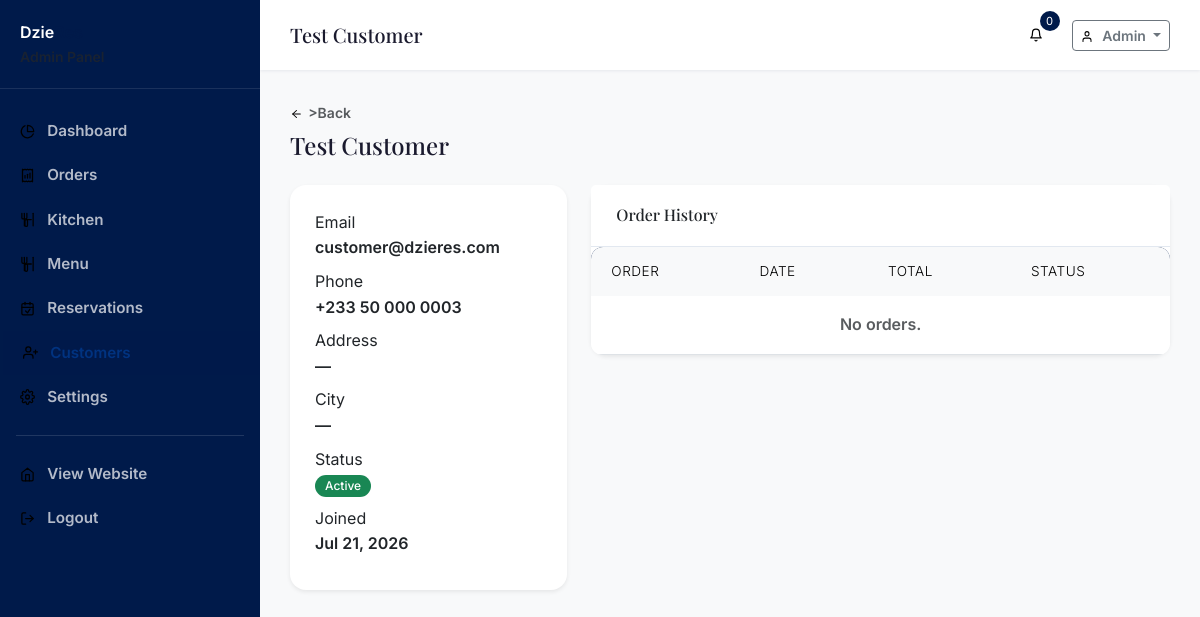
The app's page /admin/customers/3 (signed in) with its own data.
### tables this page shows
CREATE TABLE users (
    id INTEGER PRIMARY KEY AUTOINCREMENT,
    role_id INTEGER NOT NULL DEFAULT 3,
    firstname VARCHAR(50) NOT NULL,
    lastname VARCHAR(50) NOT NULL,
    email VARCHAR(100) NOT NULL UNIQUE,
    phone VARCHAR(20),
    password VARCHAR(255) NOT NULL,
    avatar VARCHAR(255),
    address TEXT,
    city VARCHAR(100),
    state VARCHAR(100),
    zip VARCHAR(20),
    country VARCHAR(100) DEFAULT 'Ghana',
    email_verified_at DATETIME,
    verification_token VARCHAR(100),
    remember_token VARCHAR(100),
    reset_token VARCHAR(100),
    reset_token_expires DATETIME,
    status TEXT DEFAULT 'active',
    last_login DATETIME,
    ip_address VARCHAR(45),
    created_at DATETIME DEFAULT CURRENT_TIMESTAMP,
    updated_at DATETIME DEFAULT CURRENT_TIMESTAMP,
    FOREIGN KEY (role_id) REFERENCES roles(id)
);

### views/admin/customers/show.php (the view, shortened to what the rows shown need)
<div class="d-flex justify-content-between align-items-center mb-4">
    <div><a href="<?= \baseUrl('admin/customers') ?>" class="text-muted small"><?= \icon('arrow-left', ['style' => 'width:0.9em;height:0.9em;margin-right:0.35rem;vertical-align:-0.15em;']) ?>></i>Back</a><h4 class="mb-0 mt-1"><?= \escape($customer->firstname . ' ' . $customer->lastname) ?></h4></div>
</div>
<div class="row g-4">
    <div class="col-lg-4">
        <div class="card border-0 shadow-sm">
            <div class="card-body">
                <dl class="mb-0">
                    <dt>Email</dt><dd><?= \escape($customer->email) ?></dd>
                    <dt>Phone</dt><dd><?= \escape($customer->phone ?? '—') ?></dd>
                    <dt>Address</dt><dd><?= \escape($customer->address ?? '—') ?></dd>
                    <dt>City</dt><dd><?= \escape($customer->city ?? '—') ?></dd>
                    <dt>Status</dt><dd><span class="badge bg-<?= \matchStatusColor($customer->status) ?>"><?= ucfirst($customer->status) ?></span></dd>
                    <dt>Joined</dt><dd><?= \formatDate($customer->created_at) ?></dd>
                </dl>
            </div>
        </div>
    </div>
    <div class="col-lg-8">
        <div class="card border-0 shadow-sm">
            <div class="card-header bg-white"><h6 class="mb-0">Order History</h6></div>
            <div class="card-body p-0">
                <div class="table-responsive">
                    <table class="table mb-0">
                        <thead class="table-light"><tr><th>Order</th><th>Date</th><th>Total</th><th>Status</th></tr></thead>
                        <tbody>
                            <?php if (empty($orders)): ?><tr><td colspan="4" class="text-center text-muted py-3">No orders.</td></tr><?php endif; ?>
                        </tbody>
                    </table>
                </div>
            </div>
        </div>
    </div>
</div>

### Router.php (shortened to what the rows shown need)
<?php
class Router
{
    private array $routes = [];
    private array $middleware = [];
    private string $prefix = '';
    private function addRoute(string $methods, string $path, $handler, array $middleware): void
    {
        $path = $this->prefix . $path;
        $methods = explode('|', $methods);
        foreach ($methods as $method) {
            $this->routes[] = [
                'method' => strtoupper(trim($method)),
                'path' => $path,
                'handler' => $handler,
                'middleware' => array_merge($this->middleware, $middleware),
                'pattern' => $this->pathToRegex($path),
            ];
        }
    }
    public function group(string $prefix, callable $callback, array $middleware = []): void
    {
        $previousPrefix = $this->prefix;
        $previousMiddleware = $this->middleware;
        $this->prefix = $previousPrefix . $prefix;
        $this->middleware = array_merge($previousMiddleware, $middleware);
        $this->prefix = $previousPrefix;
        $this->middleware = $previousMiddleware;
    }
    public function dispatch(): void
    {
        $method = $_SERVER['REQUEST_METHOD'];
        $uri = parse_url($_SERVER['REQUEST_URI'], PHP_URL_PATH);
        $basePath = dirname($_SERVER['SCRIPT_NAME']);
        if ($basePath !== '/' && strpos($uri, $basePath) === 0) {
            $uri = substr($uri, strlen($basePath));
        }
        $uri = '/' . trim($uri, '/');
        foreach ($this->routes as $route) {
            if ($route['method'] !== $method) {
                continue;
            }
            if (preg_match($route['pattern'], $uri, $matches)) {
                $params = array_filter($matches, function($key) {
                    return !is_numeric($key);
                }, ARRAY_FILTER_USE_KEY);
                $this->executeHandler($route['handler'], $params);
                return;
            }
        }
    }
    private function pathToRegex(string $path): string
    {
        $pattern = preg_replace('/\{([a-zA-Z_]+)\}/', '(?P<$1>[^/]+)', $path);
        $pattern = str_replace('/', '\/', $pattern);
        return '/^' . $pattern . '$/';
    }
    private function executeHandler($handler, array $params): void
    {
        if (is_callable($handler)) {
            call_user_func_array($handler, $params);
        } elseif (is_string($handler)) {
            if (strpos($handler, '@') !== false) {
                [$controller, $method] = explode('@', $handler);
                $instance = new $controller();
                call_user_func_array([$instance, $method], $params);
            } else {
                view($handler, $params);
            }
        }
    }
}

### views/admin/layouts/master.php (shortened to what the rows shown need)
<!DOCTYPE html>
<html lang="en" data-bs-theme="light">
<head>
    <link href="<?= \asset('vendor/bootstrap/bootstrap.min.css') ?>" rel="stylesheet">
    <link href="<?= \asset('vendor/fontawesome/all.min.css') ?>" rel="stylesheet">
    <link href="<?= \asset('vendor/fonts/local-fonts.css') ?>" rel="stylesheet">
    <link href="<?= \asset('css/style.css') ?>" rel="stylesheet">
</head>
<body>
    <div class="admin-wrapper">
        <aside class="admin-sidebar" id="adminSidebar">
            <div class="sidebar-brand">
                <a href="<?= \baseUrl('admin') ?>" class="text-decoration-none text-white">
                    <span class="brand-text">Dzie<span class="text-gold">Res</span></span>
                    <small class="d-block text-muted">Admin Panel</small>
                </a>
            </div>
            <nav class="sidebar-nav">
                <div class="nav-item <?= strpos($_SERVER['REQUEST_URI'], '/admin/dashboard') !== false || $_SERVER['REQUEST_URI'] === \baseUrl('admin') || rtrim($_SERVER['REQUEST_URI'], '/') === \baseUrl('admin') ? 'active' : '' ?>">
                    <a href="<?= \baseUrl('admin') ?>"><?= \icon('chart-pie', []) ?> Dashboard</a>
                </div>
                <div class="nav-item <?= strpos($_SERVER['REQUEST_URI'], '/admin/orders') !== false ? 'active' : '' ?>">
                    <a href="<?= \baseUrl('admin/orders') ?>"><?= \icon('receipt', []) ?> Orders</a>
                </div>
                <div class="nav-item <?= strpos($_SERVER['REQUEST_URI'], '/admin/kitchen') !== false ? 'active' : '' ?>">
                    <a href="<?= \baseUrl('admin/kitchen') ?>"><?= \icon('kitchen-set', []) ?> Kitchen</a>
                </div>
                <div class="nav-item <?= strpos($_SERVER['REQUEST_URI'], '/admin/menu') !== false ? 'active' : '' ?>">
                    <a href="<?= \baseUrl('admin/menu') ?>"><?= \icon('utensils', []) ?> Menu</a>
                </div>
                <div class="nav-item <?= strpos($_SERVER['REQUEST_URI'], '/admin/reservations') !== false ? 'active' : '' ?>">
                    <a href="<?= \baseUrl('admin/reservations') ?>"><?= \icon('calendar-check', []) ?> Reservations</a>
                </div>
                <div class="nav-item <?= strpos($_SERVER['REQUEST_URI'], '/admin/customers') !== false ? 'active' : '' ?>">
                    <a href="<?= \baseUrl('admin/customers') ?>"><?= \icon('user-plus', []) ?> Customers</a>
                </div>
                <div class="nav-item <?= strpos($_SERVER['REQUEST_URI'], '/admin/settings') !== false ? 'active' : '' ?>">
                    <a href="<?= \baseUrl('admin/settings') ?>"><?= \icon('cog', []) ?> Settings</a>
                </div>
                <hr class="text-white-50 mx-3">
                <div class="nav-item">
                    <a href="<?= \baseUrl() ?>"><?= \icon('globe', []) ?> View Website</a>
                </div>
                <div class="nav-item">
                    <a href="<?= \baseUrl('logout') ?>"><?= \icon('sign-out', []) ?> Logout</a>
                </div>
            </nav>
        </aside>
        <div class="admin-main">
            <header class="admin-header">
                <div class="d-flex justify-content-between align-items-center">
                    <div class="d-flex align-items-center gap-3">
                        <h5 class="mb-0"><?= \escape($pageTitle ?? 'Dashboard') ?></h5>
                    </div>
                    <div class="d-flex align-items-center gap-3">
                        <div class="dropdown">
                            <button class="btn btn-icon btn-sm position-relative" id="notificationBtn" data-bs-toggle="dropdown" aria-expanded="false">
                                <?= \icon('bell', []) ?>
                                <span class="cart-badge" id="notifCount">0</span>
                            </button>
                        </div>
                        <div class="dropdown">
                            <button class="btn btn-sm btn-outline-secondary dropdown-toggle" data-bs-toggle="dropdown">
                                <?= \icon('user', ['style' => 'width:0.9em;height:0.9em;margin-right:0.35rem;vertical-align:-0.15em;']) ?>
                                <?php $user = \auth(); if ($user): ?>
                                <?= \escape($user->firstname) ?>
                                <?php endif; ?>
                            </button>
                        </div>
                    </div>
                </div>
            </header>
            <div class="admin-content">
                <?php if (isset($contentView)): ?>
                    <?php \view($contentView, $data ?? []); ?>
                <?php else: ?>
                    <?php require $__viewPath ?? ''; ?>
                <?php endif; ?>
            </div>
        </div>
    </div>
</body>
</html>

### records on screen
users: firstname "Admin"
users: firstname+lastname "Test Customer", email "customer@dzieres.com", phone "+233 50 000 0003", address "—", city "—", status "Active", created_at "Jul 21, 2026"
